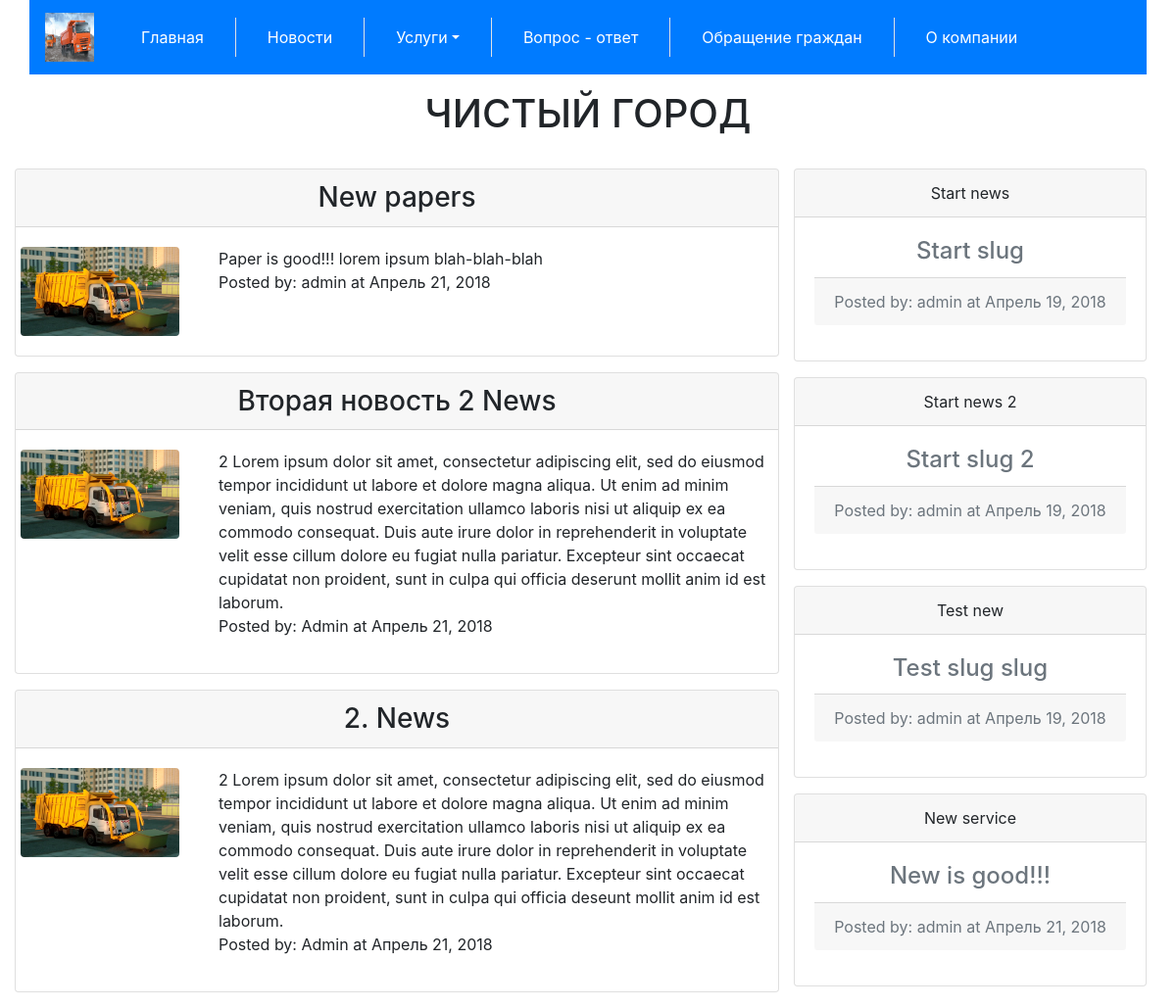
The page / on the database its author committed.
### server/models.py (models this page shows, shortened)
class Papers(models.Model):
    objects = models.Manager()
    class Meta:
        ordering = ['posted', ]
    title = models.TextField(
        default="New",
        verbose_name="Papers title"
    )
    foto_title = models.TextField(
        default="New",
        verbose_name="Foto title"
    )
    author = models.TextField(
        default="Author",
        verbose_name="Papers Author"
    )
    body = models.TextField(
        default='Body',
        verbose_name="Papers body"
    )
    posted = models.DateField(
        db_index=True,
        auto_now_add=True
    )

class News(models.Model):
    objects = models.Manager()
    class Meta:
        ordering = ['posted', ]
    title = models.TextField(
        default="New",
        verbose_name="News title"
    )
    slug = models.SlugField(
        max_length=100,
        unique=True
    )
    author = models.TextField(
        default="Author",
        verbose_name="Newws Author"
    )
    body = models.TextField(
        default='Body',
        verbose_name="News body"
    )
    posted = models.DateField(
        db_index=True,
        auto_now_add=True
    )

### server/views.py (the view)
# urls.py: url(r'^$', server_views.index, name='index'),
def index(request):
    return render(
        request=request,
        template_name='index.html',
        context={
            "news": News.objects.all()[:5],
            "papers": Papers.objects.all()[:5]
        }
    )

### templates/index.html (shortened to what this page needs)
{% extends "base.html" %}
{% block content %}
    <div class="col-xl-12">
        <h1 class="text-center text-uppercase my-3">Чистый город</h1>
    </div>
    <div class="row">
        <article class="col-xl-8 col-lg-8">
            {% if papers %}
                {% for n in papers %}
                    <div class="row card rounded-top my-3">
                        <h3 class="card-header text-center" >{{ n.title }}</h3>
                        <div class="row">
                            <div class="col-lg-3 col-md-4 card-body">
                                <img  class="img-fluid rounded " src="static/img/musuruvoz.jpg" alt="{{ n.foto_title }}">
                            </div>
                            <div class="col-lg-9 col-md-8 card-body">
                                {{ n.body }}
                                <p class="posted-by">Posted by: {{ n.author }} at {{ n.posted }}</p>
                            </div>
                        </div>
                    </div>
                {% endfor %}
            {% else %}
                <p>No paper</p>
            {% endif %}
        </article>
        <aside class="col-xl-4 col-lg-4">
            {% if news %}
                {% for n in news %}
                    <div class="card my-3 text-center">
                        <div class="card-header">{{ n.title }}</div>
                        <div class="card-body text-secondary">
                            <h4 class="card-title">{{ n.slug }}</h4>
                            <p class="card-footer">Posted by: {{ n.author }} at {{ n.posted }}</p>
                        </div>
                    </div>
                {% endfor %}
            {% else %}
                <p>No News</p>
            {% endif %}
        </aside>
    </div>
{% endblock %}

### rows shown on the page
Papers: title "New papers", body "Paper is good!!! lorem ipsum blah-blah-blah", author "admin", posted "Апрель 21, 2018"
Papers: title "Вторая новость 2 News", body "2 Lorem ipsum dolor sit amet, consectetur adipiscing elit, sed do eiusmod tempor incididunt ut labore et dolore magna aliqua. Ut enim ad minim veniam, quis nostrud exercitation ullamco laboris nisi ut aliquip ex ea commodo consequat. Duis aute irure dolor in reprehenderit in voluptate velit esse cillum dolore eu fugiat nulla pariatur. Excepteur sint occaecat cupidatat non proident, sunt in culpa qui officia deserunt mollit anim id est laborum.", author "Admin", posted "Апрель 21, 2018"
Papers: title "2. News", body "2 Lorem ipsum dolor sit amet, consectetur adipiscing elit, sed do eiusmod tempor incididunt ut labore et dolore magna aliqua. Ut enim ad minim veniam, quis nostrud exercitation ullamco laboris nisi ut aliquip ex ea commodo consequat. Duis aute irure dolor in reprehenderit in voluptate velit esse cillum dolore eu fugiat nulla pariatur. Excepteur sint occaecat cupidatat non proident, sunt in culpa qui officia deseunt mollit anim id est laborum.", author "Admin", posted "Апрель 21, 2018"
News: title "Start news", slug "Start slug", author "admin", posted "Апрель 19, 2018"
News: title "Start news 2", slug "Start slug 2", author "admin", posted "Апрель 19, 2018"
News: title "Test new", slug "Test slug slug", author "admin", posted "Апрель 19, 2018"
News: title "New service", slug "New is good!!!", author "admin", posted "Апрель 21, 2018"
